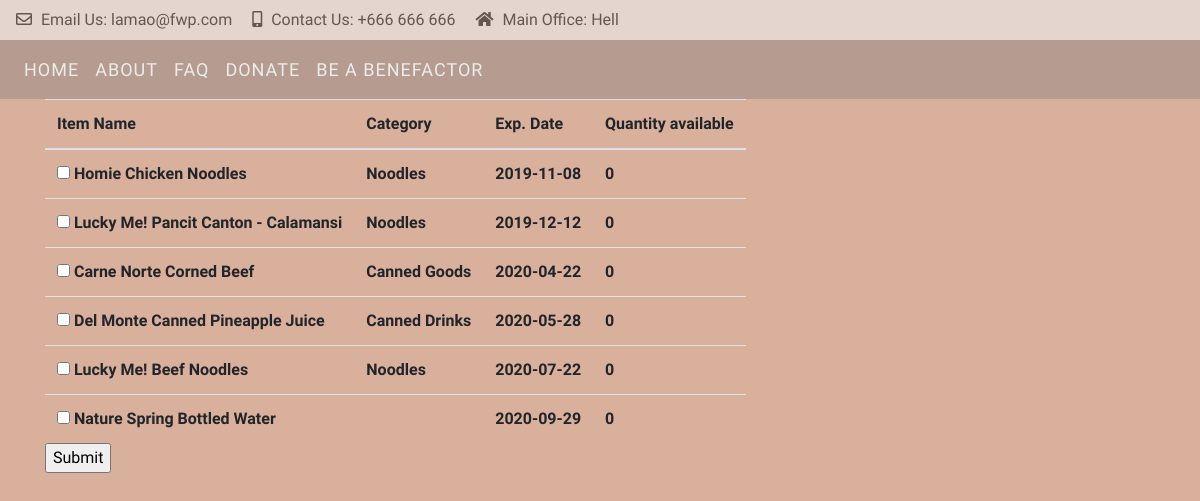
/index.php/controller_beneficiary/get_items, run on the app's committed database.
### tables this page shows
CREATE TABLE `item_list` (
  `il_id` int(11) NOT NULL,
  `il_name` varchar(255) NOT NULL,
  `il_category` enum('Noodles','Canned Goods','Canned Drinks','Bottled Water') NOT NULL,
  `il_exp_date` date NOT NULL,
  `i_total_quantity` int(8) NOT NULL
);

### application/controllers/controller_beneficiary.php (called while the page is built, shortened)
<?php
class controller_beneficiary extends CI_Controller {
	public function __construct()
	{
		$this->load->model('bene_model');
	}
	public function get_items(){
		$data["get_items"] = $this->bene_model->get_items();
		$this->load->view('/bene/bene_header');
		$this->load->view('/bene/bene_index', $data);
		$this->load->view('/bene/bene_footer');
	}
}

### index.php (called while the page is built, shortened)
<?php
require_once BASEPATH.'core/CodeIgniter.php';

### application/models/bene_model.php (called while the page is built, shortened)
<?php
	class bene_model extends CI_Model
	{
		public function get_items(){
			$query = $this->db->get('item_list');
			return $query;
		}
	}
?>

### application/views/bene/bene_index.php (the view, shortened to what this page needs)
<!DOCTYPE html>
<html>
<head>
	<link rel="stylesheet" href="https://stackpath.bootstrapcdn.com/bootstrap/4.3.1/css/bootstrap.min.css">
	<link rel="stylesheet" href="https://use.fontawesome.com/releases/v5.7.0/css/all.css">
</head>
<body>
	<nav class="navbar navbar-expand-lg navbar-light" id="tinynav">
		<div class="collapse navbar-collapse">
			<ul class="navbar-nav">
				<li class="nav-item" style="padding-right:20px"> <i class="far fa-envelope" style="padding-right:5px;"></i> Email Us: lamao@fwp.com </li>
				<li class="nav-item" style="padding-right:20px" > <i class="fas fa-mobile-alt" style="padding-right:5px;"></i> Contact Us: +666 666 666 </li>
				<li class="nav-item"> <i class="fas fa-home" style="padding-right:5px;"></i> Main Office: Hell </li>
		</div>
	</nav>
	<nav class="navbar navbar-expand-sm" style="background-color: #b69b90; font-size: 18px;letter-spacing: 1px">
		  <ul class="navbar-nav">
		  	<li class="nav-item">
		      <a class="nav-link" href="#">HOME</a>
		    </li>
		    <li class="nav-item">
		      <a class="nav-link" href="#">ABOUT</a>
		    </li>
		    <li class="nav-item">
		      <a class="nav-link" href="#">FAQ</a>
		    </li>
		    <li class="nav-item">
		      <a class="nav-link" href="#">DONATE</a>
		    </li>
		    <li class="nav-item">
		      <a class="nav-link" href="#">BE A BENEFACTOR</a>
		    </li>
		  </ul>
	</nav>
 	<div class="container">
 		<form class="table" action="<?php echo site_url('controller_beneficiary/get_item') ?>">
 			<table>
 				<thead>
 					<tr>
 						<th>Item Name</th>
 						<th>Category</th>
 						<th>Exp. Date</th>
 						<th>Quantity available</th>
 					</tr>
 				</thead>
 				<tbody>
 					<?php
 					if($get_items->num_rows() > 0)
 						{ foreach($get_items->result() as $row){
 					?>
 					<tr>
 						<th><input type="checkbox" name="name" value="item"> <?php echo $row->il_name; ?><br></th>
 						<th><?php echo $row->il_category; ?></th>
 						<th><?php echo $row->il_exp_date; ?></th>
 						<th><?php echo $row->i_total_quantity; ?></th>
 					</tr>
 					<?php
 																}
 						}
 					else{ ?>
 					<tr>
 						<td colspan="5">No data found</td>
 					</tr>
 					<?php
 						}
 					?>
 				</tbody>
 			</table>
 			<input type="submit" value="Submit">
 		</form>
 	</div>

### application/views/bene/bene_header.php (style rules this page uses)
a.nav-link { color: #f4976c; }
body { background-color:#f9b76d; font-family: 'Abril Fatface', cursive }

### data on the page
item_list: il_name "Homie Chicken Noodles", il_category "Noodles", il_exp_date "2019-11-08", i_total_quantity "0"
item_list: il_name "Lucky Me! Pancit Canton - Calamansi", il_category "Noodles", il_exp_date "2019-12-12", i_total_quantity "0"
item_list: il_name "Carne Norte Corned Beef", il_category "Canned Goods", il_exp_date "2020-04-22", i_total_quantity "0"
item_list: il_name "Del Monte Canned Pineapple Juice", il_category "Canned Drinks", il_exp_date "2020-05-28", i_total_quantity "0"
item_list: il_name "Lucky Me! Beef Noodles", il_category "Noodles", il_exp_date "2020-07-22", i_total_quantity "0"
item_list: il_name "Nature Spring Bottled Water", il_exp_date "2020-09-29", i_total_quantity "0"
